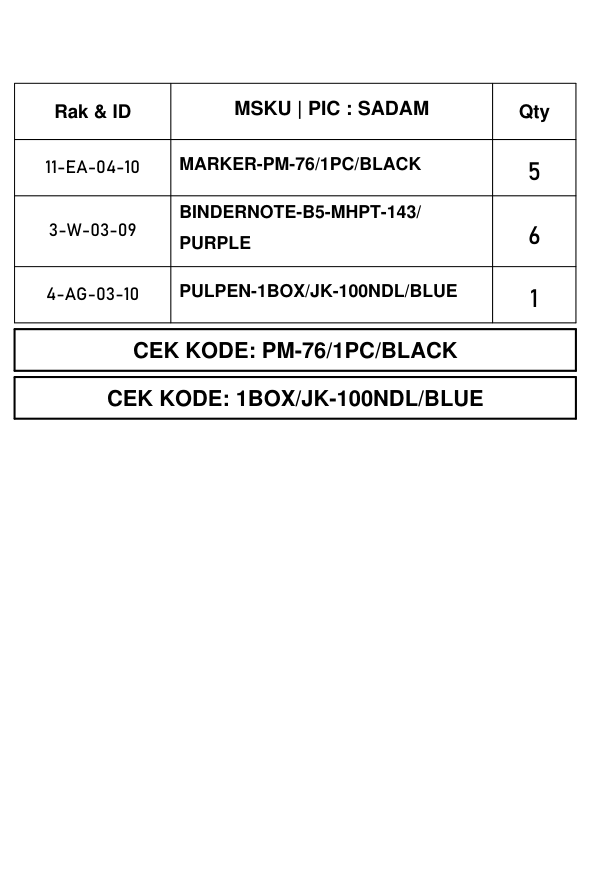

Recreate this plot in Python.
import fitz
import io
import json
from reportlab.pdfgen import canvas

import sys, os
sys.path.insert(0, os.path.dirname(os.path.dirname(os.path.abspath(__file__))))
import main

def test_bundling_pro_pdf():
    chunk = [
        {'msku': 'MARKER-PM-76/1PC/BLACK', 'jumlah': 5},
        {'msku': 'BINDERNOTE-B5-MHPT-143/PURPLE', 'jumlah': 6},
        {'msku': 'PULPEN-1BOX/JK-100NDL/BLUE', 'jumlah': 1},
    ]
    rak_map = {
        'MARKER-PM-76/1PC/BLACK': {'id': '11-EA-04-10'},
        'BINDERNOTE-B5-MHPT-143/PURPLE': {'id': '3-W-03-09'},
        'PULPEN-1BOX/JK-100NDL/BLUE': {'id': '4-AG-03-10'},
    }
    bundling_map = {
        'MARKER-PM-76/1PC/BLACK': True,
        'PULPEN-1BOX/JK-100NDL/BLUE': True,
    }
    
    with open('label_bundling_2_config.json', 'r', encoding='utf-8') as f:
        b2_cfg = json.load(f)

    W_pts = 283.46
    H_pts = 425.20 # 150mm

    res = main.generate_table_data_bundling_pro(
        chunk=chunk,
        rak_map=rak_map,
        label_cfg={},
        picker_name='SADAM',
        bundling_map=bundling_map,
        bundling_2_cfg=b2_cfg,
        W_pts=W_pts
    )

    t = main.create_table_bundling_pro(
        res['table_data'],
        row_heights=res['row_heights'],
        span_cmds=res['span_cmds'],
        label_cfg={},
        bundling_2_cfg=b2_cfg,
        W_pts=W_pts
    )

    packet = io.BytesIO()
    can = canvas.Canvas(packet, pagesize=(W_pts, H_pts))
    t.wrapOn(can, W_pts, H_pts)
    total_h = sum(res['row_heights'])
    table_y = H_pts - 40 - total_h
    t.drawOn(can, 7.0, table_y)
    can.save()

    packet.seek(0)
    doc = fitz.open("pdf", packet.read())
    doc[0].get_pixmap(dpi=150).save("scratch/test_main_bundling_pro.png")
    print("Saved scratch/test_main_bundling_pro.png with total_h:", total_h)

if __name__ == '__main__':
    test_bundling_pro_pdf()
